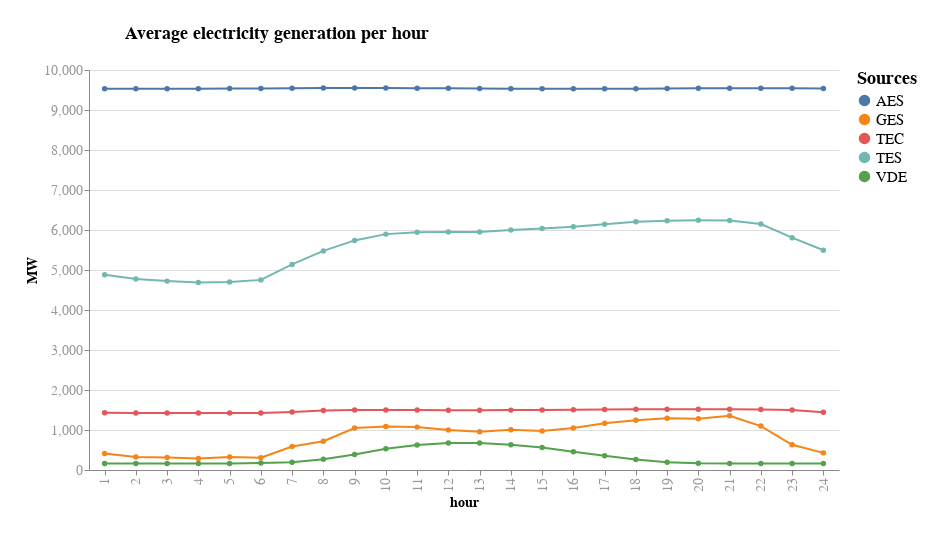

This figure's notebook cell:
### Code cell
chart3 = alt.Chart(df3_melted,title='Average electricity generation per hour').mark_line(point=True).encode(
    x = alt.X('hour:N'),
    y = alt.Y('MW:Q'),
    color = alt.Color('Sources:N'),
    tooltip=['MW']
).properties(width = 750, 
              height = 400,
              padding = 25
             ).configure_view(strokeWidth = 0
             ).configure_axis(labelColor = "#999999",
                              gridWidth = 1,
                              titleFont = 'Helvetica',
                              labelFont = 'Helvetica',
                              titleFontSize = 14,
                              labelFontSize = 14
             ).configure_text(font = 'Helvetica'
             ).configure_title(
                                align='center',
                                anchor='start',
                                offset = 20,
                                fontSize = 18,
                                dx = 100,
                                fontWeight = 'bold'
             ).configure_legend(
                                titleFontSize=18,
                                labelFontSize=15
                              )
chart3

### Figure 1 — Vega-Lite specification as saved in the notebook (floating-point values rounded to 4 significant figures)
{"config": {"view": {"continuousWidth": 400, "continuousHeight": 300, "strokeWidth": 0}, "axis": {"gridWidth": 1, "labelColor": "#999999", "labelFont": "Helvetica", "labelFontSize": 14, "titleFont": "Helvetica", "titleFontSize": 14}, "legend": {"labelFontSize": 15, "titleFontSize": 18}, "text": {"font": "Helvetica"}, "title": {"align": "center", "anchor": "start", "dx": 100, "fontSize": 18, "fontWeight": "bold", "offset": 20}}, "data": {"name": "data-98a4c10501985e64af5cbbf5a5fe53b9"}, "mark": {"type": "line", "point": true}, "encoding": {"color": {"type": "nominal", "field": "Sources"}, "tooltip": [{"type": "quantitative", "field": "MW"}], "x": {"type": "nominal", "field": "hour"}, "y": {"type": "quantitative", "field": "MW"}}, "height": 400, "padding": 25, "title": "Average electricity generation per hour", "width": 750, "$schema": "https://vega.github.io/schema/vega-lite/v4.8.1.json", "datasets": {"data-98a4c10501985e64af5cbbf5a5fe53b9": [{"hour": 1, "Sources": "AES", "MW": 9534.0}, {"hour": 2, "Sources": "AES", "MW": 9531.0}, {"hour": 3, "Sources": "AES", "MW": 9530.0}, {"hour": 4, "Sources": "AES", "MW": 9532.0}, {"hour": 5, "Sources": "AES", "MW": 9535.0}, {"hour": 6, "Sources": "AES", "MW": 9537.0}, {"hour": 7, "Sources": "AES", "MW": 9544.0}, {"hour": 8, "Sources": "AES", "MW": 9550.0}, {"hour": 9, "Sources": "AES", "MW": 9550.0}, {"hour": 10, "Sources": "AES", "MW": 9548.0}, {"hour": 11, "Sources": "AES", "MW": 9545.0}, {"hour": 12, "Sources": "AES", "MW": 9541.0}, {"hour": 13, "Sources": "AES", "MW": 9535.0}, {"hour": 14, "Sources": "AES", "MW": 9534.0}, {"hour": 15, "Sources": "AES", "MW": 9533.0}, {"hour": 16, "Sources": "AES", "MW": 9532.0}, {"hour": 17, "Sources": "AES", "MW": 9533.0}, {"hour": 18, "Sources": "AES", "MW": 9534.0}, {"hour": 19, "Sources": "AES", "MW": 9537.0}, {"hour": 20, "Sources": "AES", "MW": 9541.0}, {"hour": 21, "Sources": "AES", "MW": 9542.0}, {"hour": 22, "Sources": "AES", "MW": 9543.0}, {"hour": 23, "Sources": "AES", "MW": 9543.0}, {"hour": 24, "Sources": "AES", "MW": 9540.0}, {"hour": 1, "Sources": "TEC", "MW": 1429.0}, {"hour": 2, "Sources": "TEC", "MW": 1425.0}, {"hour": 3, "Sources": "TEC", "MW": 1425.0}, {"hour": 4, "Sources": "TEC", "MW": 1424.0}, {"hour": 5, "Sources": "TEC", "MW": 1426.0}, {"hour": 6, "Sources": "TEC", "MW": 1426.0}, {"hour": 7, "Sources": "TEC", "MW": 1449.0}, {"hour": 8, "Sources": "TEC", "MW": 1489.0}, {"hour": 9, "Sources": "TEC", "MW": 1499.0}, {"hour": 10, "Sources": "TEC", "MW": 1501.0}, {"hour": 11, "Sources": "TEC", "MW": 1499.0}, {"hour": 12, "Sources": "TEC", "MW": 1496.0}, {"hour": 13, "Sources": "TEC", "MW": 1493.0}, {"hour": 14, "Sources": "TEC", "MW": 1497.0}, {"hour": 15, "Sources": "TEC", "MW": 1501.0}, {"hour": 16, "Sources": "TEC", "MW": 1505.0}, {"hour": 17, "Sources": "TEC", "MW": 1511.0}, {"hour": 18, "Sources": "TEC", "MW": 1516.0}, {"hour": 19, "Sources": "TEC", "MW": 1518.0}, {"hour": 20, "Sources": "TEC", "MW": 1518.0}, {"hour": 21, "Sources": "TEC", "MW": 1517.0}, {"hour": 22, "Sources": "TEC", "MW": 1513.0}, {"hour": 23, "Sources": "TEC", "MW": 1500.0}, {"hour": 24, "Sources": "TEC", "MW": 1445.0}, {"hour": 1, "Sources": "VDE", "MW": 164.0}, {"hour": 2, "Sources": "VDE", "MW": 165.0}, {"hour": 3, "Sources": "VDE", "MW": 165.0}, {"hour": 4, "Sources": "VDE", "MW": 164.0}, {"hour": 5, "Sources": "VDE", "MW": 165.0}, {"hour": 6, "Sources": "VDE", "MW": 173.0}, {"hour": 7, "Sources": "VDE", "MW": 194.0}, {"hour": 8, "Sources": "VDE", "MW": 266.0}, {"hour": 9, "Sources": "VDE", "MW": 389.0}, {"hour": 10, "Sources": "VDE", "MW": 530.0}, {"hour": 11, "Sources": "VDE", "MW": 623.0}, {"hour": 12, "Sources": "VDE", "MW": 675.0}, {"hour": 13, "Sources": "VDE", "MW": 676.0}, {"hour": 14, "Sources": "VDE", "MW": 634.0}, {"hour": 15, "Sources": "VDE", "MW": 562.0}, {"hour": 16, "Sources": "VDE", "MW": 459.0}, {"hour": 17, "Sources": "VDE", "MW": 357.0}, {"hour": 18, "Sources": "VDE", "MW": 261.0}, {"hour": 19, "Sources": "VDE", "MW": 196.0}, {"hour": 20, "Sources": "VDE", "MW": 167.0}, {"hour": 21, "Sources": "VDE", "MW": 163.0}, {"hour": 22, "Sources": "VDE", "MW": 164.0}, {"hour": 23, "Sources": "VDE", "MW": 164.0}, {"hour": 24, "Sources": "VDE", "MW": 165.0}, {"hour": 1, "Sources": "TES", "MW": 4883.0}, {"hour": 2, "Sources": "TES", "MW": 4773.0}, {"hour": 3, "Sources": "TES", "MW": 4722.0}, {"hour": 4, "Sources": "TES", "MW": 4685.0}, {"hour": 5, "Sources": "TES", "MW": 4698.0}, {"hour": 6, "Sources": "TES", "MW": 4753.0}, {"hour": 7, "Sources": "TES", "MW": 5139.0}, {"hour": 8, "Sources": "TES", "MW": 5477.0}, {"hour": 9, "Sources": "TES", "MW": 5740.0}, {"hour": 10, "Sources": "TES", "MW": 5897.0}, {"hour": 11, "Sources": "TES", "MW": 5946.0}, {"hour": 12, "Sources": "TES", "MW": 5949.0}, {"hour": 13, "Sources": "TES", "MW": 5949.0}, {"hour": 14, "Sources": "TES", "MW": 5999.0}, {"hour": 15, "Sources": "TES", "MW": 6039.0}, {"hour": 16, "Sources": "TES", "MW": 6081.0}, {"hour": 17, "Sources": "TES", "MW": 6143.0}, {"hour": 18, "Sources": "TES", "MW": 6204.0}, {"hour": 19, "Sources": "TES", "MW": 6233.0}, {"hour": 20, "Sources": "TES", "MW": 6243.0}, {"hour": 21, "Sources": "TES", "MW": 6237.0}, {"hour": 22, "Sources": "TES", "MW": 6150.0}, {"hour": 23, "Sources": "TES", "MW": 5808.0}, {"hour": 24, "Sources": "TES", "MW": 5495.0}, {"hour": 1, "Sources": "GES", "MW": 414.0}, {"hour": 2, "Sources": "GES", "MW": 326.0}, {"hour": 3, "Sources": "GES", "MW": 315.0}, {"hour": 4, "Sources": "GES", "MW": 290.0}, {"hour": 5, "Sources": "GES", "MW": 323.0}, {"hour": 6, "Sources": "GES", "MW": 307.0}, {"hour": 7, "Sources": "GES", "MW": 588.0}, {"hour": 8, "Sources": "GES", "MW": 720.0}, {"hour": 9, "Sources": "GES", "MW": 1048.0}, {"hour": 10, "Sources": "GES", "MW": 1088.0}, {"hour": 11, "Sources": "GES", "MW": 1072.0}, {"hour": 12, "Sources": "GES", "MW": 1003.0}, {"hour": 13, "Sources": "GES", "MW": 958.0}, {"hour": 14, "Sources": "GES", "MW": 1007.0}, {"hour": 15, "Sources": "GES", "MW": 978.0}, {"hour": 16, "Sources": "GES", "MW": 1048.0}, {"hour": 17, "Sources": "GES", "MW": 1166.0}, {"hour": 18, "Sources": "GES", "MW": 1242.0}, {"hour": 19, "Sources": "GES", "MW": 1292.0}, {"hour": 20, "Sources": "GES", "MW": 1284.0}, {"hour": 21, "Sources": "GES", "MW": 1358.0}, {"hour": 22, "Sources": "GES", "MW": 1099.0}, {"hour": 23, "Sources": "GES", "MW": 629.0}, {"hour": 24, "Sources": "GES", "MW": 428.0}]}}
